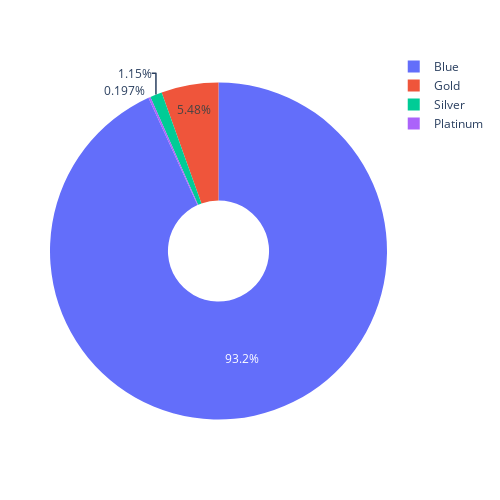

The notebook cell this image was saved under:
### Code cell
import plotly.graph_objects as go

# Use `hole` to create a donut-like pie chart
fig = go.Figure(data= [go.Pie(labels= df['Card_Category'].unique(), values= df["Card_Category"].value_counts(), hole=.3)] )

fig.update_layout(autosize=False, width=500, height=500,
        margin=dict(l= 50, r= 50, b= 50, t= 50, pad=4),
        paper_bgcolor="White",
)

fig.show()

### Figure 1 — Plotly figure (JSON) as saved in the notebook; plotly's stock layout.template omitted (floating-point values rounded to 4 significant figures)
{"data": [{"hole": 0.3, "labels": ["Blue", "Gold", "Silver", "Platinum"], "type": "pie", "values": [9436, 555, 116, 20]}], "layout": {"autosize": false, "height": 500, "margin": {"b": 50, "l": 50, "pad": 4, "r": 50, "t": 50}, "paper_bgcolor": "White", "width": 500}}
